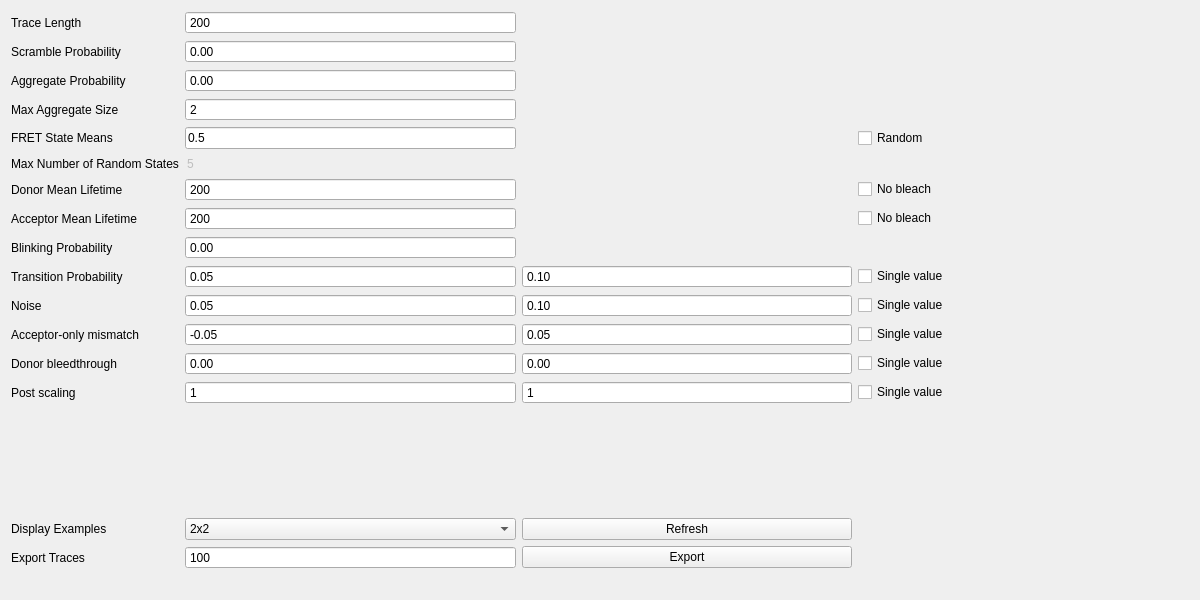
<?xml version="1.0" encoding="UTF-8"?>
<ui version="4.0">
 <class>MainWindow</class>
 <widget class="QMainWindow" name="MainWindow">
  <property name="geometry">
   <rect>
    <x>0</x>
    <y>0</y>
    <width>1200</width>
    <height>600</height>
   </rect>
  </property>
  <property name="minimumSize">
   <size>
    <width>1200</width>
    <height>600</height>
   </size>
  </property>
  <property name="maximumSize">
   <size>
    <width>5000</width>
    <height>2000</height>
   </size>
  </property>
  <property name="focusPolicy">
   <enum>Qt::ClickFocus</enum>
  </property>
  <property name="windowTitle">
   <string notr="true">Fiddle</string>
  </property>
  <property name="statusTip">
   <string notr="true"/>
  </property>
  <property name="whatsThis">
   <string notr="true"/>
  </property>
  <property name="accessibleName">
   <string notr="true"/>
  </property>
  <property name="autoFillBackground">
   <bool>false</bool>
  </property>
  <property name="styleSheet">
   <string notr="true"/>
  </property>
  <property name="documentMode">
   <bool>false</bool>
  </property>
  <property name="dockNestingEnabled">
   <bool>false</bool>
  </property>
  <property name="unifiedTitleAndToolBarOnMac">
   <bool>false</bool>
  </property>
  <widget class="QWidget" name="centralWidget">
   <property name="styleSheet">
    <string notr="true">background rgb(0,0,0)</string>
   </property>
   <layout class="QGridLayout" name="gridLayout_2">
    <item row="1" column="2">
     <layout class="QHBoxLayout" name="mpl_LayoutBox"/>
    </item>
    <item row="1" column="1">
     <layout class="QGridLayout" name="gridLayout">
      <property name="sizeConstraint">
       <enum>QLayout::SetDefaultConstraint</enum>
      </property>
      <property name="verticalSpacing">
       <number>-1</number>
      </property>
      <item row="7" column="1">
       <widget class="QSpinBox" name="inputAcceptorMeanLifetime">
        <property name="sizePolicy">
         <sizepolicy hsizetype="Preferred" vsizetype="Fixed">
          <horstretch>0</horstretch>
          <verstretch>0</verstretch>
         </sizepolicy>
        </property>
        <property name="styleSheet">
         <string notr="true"/>
        </property>
        <property name="buttonSymbols">
         <enum>QAbstractSpinBox::NoButtons</enum>
        </property>
        <property name="correctionMode">
         <enum>QAbstractSpinBox::CorrectToPreviousValue</enum>
        </property>
        <property name="keyboardTracking">
         <bool>false</bool>
        </property>
        <property name="minimum">
         <number>1</number>
        </property>
        <property name="maximum">
         <number>9999</number>
        </property>
        <property name="value">
         <number>200</number>
        </property>
       </widget>
      </item>
      <item row="12" column="2">
       <widget class="QDoubleSpinBox" name="inputBleedthroughHi">
        <property name="sizePolicy">
         <sizepolicy hsizetype="Preferred" vsizetype="Fixed">
          <horstretch>0</horstretch>
          <verstretch>0</verstretch>
         </sizepolicy>
        </property>
        <property name="styleSheet">
         <string notr="true"/>
        </property>
        <property name="buttonSymbols">
         <enum>QAbstractSpinBox::NoButtons</enum>
        </property>
        <property name="correctionMode">
         <enum>QAbstractSpinBox::CorrectToPreviousValue</enum>
        </property>
        <property name="keyboardTracking">
         <bool>false</bool>
        </property>
        <property name="minimum">
         <double>0.000000000000000</double>
        </property>
        <property name="maximum">
         <double>1.000000000000000</double>
        </property>
        <property name="value">
         <double>0.000000000000000</double>
        </property>
       </widget>
      </item>
      <item row="3" column="1">
       <widget class="QSpinBox" name="inputMaxAggregateSize">
        <property name="sizePolicy">
         <sizepolicy hsizetype="Preferred" vsizetype="Fixed">
          <horstretch>0</horstretch>
          <verstretch>0</verstretch>
         </sizepolicy>
        </property>
        <property name="minimumSize">
         <size>
          <width>0</width>
          <height>0</height>
         </size>
        </property>
        <property name="frame">
         <bool>true</bool>
        </property>
        <property name="alignment">
         <set>Qt::AlignLeading|Qt::AlignLeft|Qt::AlignVCenter</set>
        </property>
        <property name="buttonSymbols">
         <enum>QAbstractSpinBox::NoButtons</enum>
        </property>
        <property name="correctionMode">
         <enum>QAbstractSpinBox::CorrectToPreviousValue</enum>
        </property>
        <property name="keyboardTracking">
         <bool>false</bool>
        </property>
        <property name="minimum">
         <number>2</number>
        </property>
        <property name="maximum">
         <number>20</number>
        </property>
        <property name="value">
         <number>2</number>
        </property>
       </widget>
      </item>
      <item row="8" column="0">
       <widget class="QLabel" name="labelBlinkingProbability">
        <property name="sizePolicy">
         <sizepolicy hsizetype="Fixed" vsizetype="Preferred">
          <horstretch>0</horstretch>
          <verstretch>0</verstretch>
         </sizepolicy>
        </property>
        <property name="text">
         <string>Blinking Probability</string>
        </property>
       </widget>
      </item>
      <item row="6" column="0">
       <widget class="QLabel" name="labelDonorMeanLifetime">
        <property name="sizePolicy">
         <sizepolicy hsizetype="Fixed" vsizetype="Preferred">
          <horstretch>0</horstretch>
          <verstretch>0</verstretch>
         </sizepolicy>
        </property>
        <property name="text">
         <string>Donor Mean Lifetime</string>
        </property>
       </widget>
      </item>
      <item row="1" column="0">
       <widget class="QLabel" name="labelScrambleProbability">
        <property name="sizePolicy">
         <sizepolicy hsizetype="Fixed" vsizetype="Preferred">
          <horstretch>0</horstretch>
          <verstretch>0</verstretch>
         </sizepolicy>
        </property>
        <property name="text">
         <string>Scramble Probability</string>
        </property>
       </widget>
      </item>
      <item row="10" column="0">
       <widget class="QLabel" name="labelNoise">
        <property name="sizePolicy">
         <sizepolicy hsizetype="Fixed" vsizetype="Preferred">
          <horstretch>0</horstretch>
          <verstretch>0</verstretch>
         </sizepolicy>
        </property>
        <property name="text">
         <string>Noise</string>
        </property>
       </widget>
      </item>
      <item row="15" column="0">
       <widget class="QLabel" name="labelDisplay">
        <property name="sizePolicy">
         <sizepolicy hsizetype="Fixed" vsizetype="Preferred">
          <horstretch>0</horstretch>
          <verstretch>0</verstretch>
         </sizepolicy>
        </property>
        <property name="text">
         <string>Display Examples</string>
        </property>
       </widget>
      </item>
      <item row="9" column="3">
       <widget class="QCheckBox" name="checkBoxTransitionProbability">
        <property name="maximumSize">
         <size>
          <width>441</width>
          <height>16777215</height>
         </size>
        </property>
        <property name="text">
         <string>Single value</string>
        </property>
       </widget>
      </item>
      <item row="7" column="0">
       <widget class="QLabel" name="labelAcceptorMeanLifetime">
        <property name="sizePolicy">
         <sizepolicy hsizetype="Fixed" vsizetype="Preferred">
          <horstretch>0</horstretch>
          <verstretch>0</verstretch>
         </sizepolicy>
        </property>
        <property name="text">
         <string>Acceptor Mean Lifetime</string>
        </property>
       </widget>
      </item>
      <item row="2" column="1">
       <widget class="QDoubleSpinBox" name="inputAggregateProbability">
        <property name="sizePolicy">
         <sizepolicy hsizetype="Preferred" vsizetype="Fixed">
          <horstretch>0</horstretch>
          <verstretch>0</verstretch>
         </sizepolicy>
        </property>
        <property name="styleSheet">
         <string notr="true"/>
        </property>
        <property name="buttonSymbols">
         <enum>QAbstractSpinBox::NoButtons</enum>
        </property>
        <property name="correctionMode">
         <enum>QAbstractSpinBox::CorrectToPreviousValue</enum>
        </property>
        <property name="keyboardTracking">
         <bool>false</bool>
        </property>
        <property name="maximum">
         <double>1.000000000000000</double>
        </property>
        <property name="singleStep">
         <double>0.100000000000000</double>
        </property>
        <property name="value">
         <double>0.000000000000000</double>
        </property>
       </widget>
      </item>
      <item row="13" column="3">
       <widget class="QCheckBox" name="checkBoxScaler">
        <property name="maximumSize">
         <size>
          <width>441</width>
          <height>16777215</height>
         </size>
        </property>
        <property name="text">
         <string>Single value</string>
        </property>
       </widget>
      </item>
      <item row="15" column="2">
       <widget class="QPushButton" name="pushButtonRefresh">
        <property name="text">
         <string>Refresh</string>
        </property>
       </widget>
      </item>
      <item row="11" column="0">
       <widget class="QLabel" name="labelAAmismatch">
        <property name="sizePolicy">
         <sizepolicy hsizetype="Fixed" vsizetype="Preferred">
          <horstretch>0</horstretch>
          <verstretch>0</verstretch>
         </sizepolicy>
        </property>
        <property name="text">
         <string>Acceptor-only mismatch</string>
        </property>
       </widget>
      </item>
      <item row="1" column="1">
       <widget class="QDoubleSpinBox" name="inputScrambleProbability">
        <property name="sizePolicy">
         <sizepolicy hsizetype="Preferred" vsizetype="Fixed">
          <horstretch>0</horstretch>
          <verstretch>0</verstretch>
         </sizepolicy>
        </property>
        <property name="styleSheet">
         <string notr="true"/>
        </property>
        <property name="buttonSymbols">
         <enum>QAbstractSpinBox::NoButtons</enum>
        </property>
        <property name="correctionMode">
         <enum>QAbstractSpinBox::CorrectToPreviousValue</enum>
        </property>
        <property name="keyboardTracking">
         <bool>false</bool>
        </property>
        <property name="maximum">
         <double>1.000000000000000</double>
        </property>
        <property name="singleStep">
         <double>0.100000000000000</double>
        </property>
        <property name="value">
         <double>0.000000000000000</double>
        </property>
       </widget>
      </item>
      <item row="12" column="0">
       <widget class="QLabel" name="labelAAmismatch_2">
        <property name="sizePolicy">
         <sizepolicy hsizetype="Fixed" vsizetype="Preferred">
          <horstretch>0</horstretch>
          <verstretch>0</verstretch>
         </sizepolicy>
        </property>
        <property name="text">
         <string>Donor bleedthrough</string>
        </property>
       </widget>
      </item>
      <item row="2" column="0">
       <widget class="QLabel" name="labelAggregateProbability">
        <property name="sizePolicy">
         <sizepolicy hsizetype="Fixed" vsizetype="Preferred">
          <horstretch>0</horstretch>
          <verstretch>0</verstretch>
         </sizepolicy>
        </property>
        <property name="text">
         <string>Aggregate Probability</string>
        </property>
       </widget>
      </item>
      <item row="13" column="1">
       <widget class="QSpinBox" name="inputScalerLo">
        <property name="sizePolicy">
         <sizepolicy hsizetype="Preferred" vsizetype="Fixed">
          <horstretch>0</horstretch>
          <verstretch>0</verstretch>
         </sizepolicy>
        </property>
        <property name="styleSheet">
         <string notr="true"/>
        </property>
        <property name="buttonSymbols">
         <enum>QAbstractSpinBox::NoButtons</enum>
        </property>
        <property name="correctionMode">
         <enum>QAbstractSpinBox::CorrectToPreviousValue</enum>
        </property>
        <property name="keyboardTracking">
         <bool>false</bool>
        </property>
        <property name="minimum">
         <number>1</number>
        </property>
        <property name="maximum">
         <number>99999</number>
        </property>
       </widget>
      </item>
      <item row="6" column="1">
       <widget class="QSpinBox" name="inputDonorMeanLifetime">
        <property name="sizePolicy">
         <sizepolicy hsizetype="Preferred" vsizetype="Fixed">
          <horstretch>0</horstretch>
          <verstretch>0</verstretch>
         </sizepolicy>
        </property>
        <property name="styleSheet">
         <string notr="true"/>
        </property>
        <property name="buttonSymbols">
         <enum>QAbstractSpinBox::NoButtons</enum>
        </property>
        <property name="correctionMode">
         <enum>QAbstractSpinBox::CorrectToPreviousValue</enum>
        </property>
        <property name="keyboardTracking">
         <bool>false</bool>
        </property>
        <property name="minimum">
         <number>1</number>
        </property>
        <property name="maximum">
         <number>9999</number>
        </property>
        <property name="value">
         <number>200</number>
        </property>
       </widget>
      </item>
      <item row="13" column="0">
       <widget class="QLabel" name="labelScaler">
        <property name="sizePolicy">
         <sizepolicy hsizetype="Fixed" vsizetype="Preferred">
          <horstretch>0</horstretch>
          <verstretch>0</verstretch>
         </sizepolicy>
        </property>
        <property name="text">
         <string>Post scaling</string>
        </property>
       </widget>
      </item>
      <item row="9" column="1">
       <widget class="QDoubleSpinBox" name="inputTransitionProbabilityLo">
        <property name="sizePolicy">
         <sizepolicy hsizetype="Preferred" vsizetype="Fixed">
          <horstretch>0</horstretch>
          <verstretch>0</verstretch>
         </sizepolicy>
        </property>
        <property name="styleSheet">
         <string notr="true"/>
        </property>
        <property name="wrapping">
         <bool>false</bool>
        </property>
        <property name="frame">
         <bool>true</bool>
        </property>
        <property name="buttonSymbols">
         <enum>QAbstractSpinBox::NoButtons</enum>
        </property>
        <property name="correctionMode">
         <enum>QAbstractSpinBox::CorrectToPreviousValue</enum>
        </property>
        <property name="keyboardTracking">
         <bool>false</bool>
        </property>
        <property name="maximum">
         <double>1.000000000000000</double>
        </property>
        <property name="singleStep">
         <double>0.100000000000000</double>
        </property>
        <property name="value">
         <double>0.050000000000000</double>
        </property>
       </widget>
      </item>
      <item row="11" column="1">
       <widget class="QDoubleSpinBox" name="inputMismatchLo">
        <property name="sizePolicy">
         <sizepolicy hsizetype="Preferred" vsizetype="Fixed">
          <horstretch>0</horstretch>
          <verstretch>0</verstretch>
         </sizepolicy>
        </property>
        <property name="styleSheet">
         <string notr="true"/>
        </property>
        <property name="buttonSymbols">
         <enum>QAbstractSpinBox::NoButtons</enum>
        </property>
        <property name="correctionMode">
         <enum>QAbstractSpinBox::CorrectToPreviousValue</enum>
        </property>
        <property name="keyboardTracking">
         <bool>false</bool>
        </property>
        <property name="minimum">
         <double>-1.000000000000000</double>
        </property>
        <property name="maximum">
         <double>1.000000000000000</double>
        </property>
        <property name="value">
         <double>-0.050000000000000</double>
        </property>
       </widget>
      </item>
      <item row="4" column="1">
       <widget class="QLineEdit" name="inputFretStateMeans">
        <property name="sizePolicy">
         <sizepolicy hsizetype="Preferred" vsizetype="Fixed">
          <horstretch>0</horstretch>
          <verstretch>0</verstretch>
         </sizepolicy>
        </property>
        <property name="text">
         <string>0.5</string>
        </property>
       </widget>
      </item>
      <item row="13" column="2">
       <widget class="QSpinBox" name="inputScalerHi">
        <property name="sizePolicy">
         <sizepolicy hsizetype="Preferred" vsizetype="Fixed">
          <horstretch>0</horstretch>
          <verstretch>0</verstretch>
         </sizepolicy>
        </property>
        <property name="styleSheet">
         <string notr="true"/>
        </property>
        <property name="buttonSymbols">
         <enum>QAbstractSpinBox::NoButtons</enum>
        </property>
        <property name="correctionMode">
         <enum>QAbstractSpinBox::CorrectToPreviousValue</enum>
        </property>
        <property name="keyboardTracking">
         <bool>false</bool>
        </property>
        <property name="minimum">
         <number>1</number>
        </property>
        <property name="maximum">
         <number>99999</number>
        </property>
       </widget>
      </item>
      <item row="3" column="0">
       <widget class="QLabel" name="labelMaxAggregateSize">
        <property name="sizePolicy">
         <sizepolicy hsizetype="Fixed" vsizetype="Preferred">
          <horstretch>0</horstretch>
          <verstretch>0</verstretch>
         </sizepolicy>
        </property>
        <property name="text">
         <string>Max Aggregate Size</string>
        </property>
       </widget>
      </item>
      <item row="12" column="1">
       <widget class="QDoubleSpinBox" name="inputBleedthroughLo">
        <property name="sizePolicy">
         <sizepolicy hsizetype="Preferred" vsizetype="Fixed">
          <horstretch>0</horstretch>
          <verstretch>0</verstretch>
         </sizepolicy>
        </property>
        <property name="styleSheet">
         <string notr="true"/>
        </property>
        <property name="buttonSymbols">
         <enum>QAbstractSpinBox::NoButtons</enum>
        </property>
        <property name="correctionMode">
         <enum>QAbstractSpinBox::CorrectToPreviousValue</enum>
        </property>
        <property name="keyboardTracking">
         <bool>false</bool>
        </property>
        <property name="minimum">
         <double>0.000000000000000</double>
        </property>
        <property name="maximum">
         <double>1.000000000000000</double>
        </property>
        <property name="value">
         <double>0.000000000000000</double>
        </property>
       </widget>
      </item>
      <item row="6" column="3">
       <widget class="QCheckBox" name="checkBoxDlifetime">
        <property name="maximumSize">
         <size>
          <width>441</width>
          <height>16777215</height>
         </size>
        </property>
        <property name="text">
         <string>No bleach</string>
        </property>
       </widget>
      </item>
      <item row="10" column="2">
       <widget class="QDoubleSpinBox" name="inputNoiseHi">
        <property name="sizePolicy">
         <sizepolicy hsizetype="Preferred" vsizetype="Fixed">
          <horstretch>0</horstretch>
          <verstretch>0</verstretch>
         </sizepolicy>
        </property>
        <property name="styleSheet">
         <string notr="true"/>
        </property>
        <property name="buttonSymbols">
         <enum>QAbstractSpinBox::NoButtons</enum>
        </property>
        <property name="correctionMode">
         <enum>QAbstractSpinBox::CorrectToPreviousValue</enum>
        </property>
        <property name="keyboardTracking">
         <bool>false</bool>
        </property>
        <property name="value">
         <double>0.100000000000000</double>
        </property>
       </widget>
      </item>
      <item row="10" column="1">
       <widget class="QDoubleSpinBox" name="inputNoiseLo">
        <property name="sizePolicy">
         <sizepolicy hsizetype="Preferred" vsizetype="Fixed">
          <horstretch>0</horstretch>
          <verstretch>0</verstretch>
         </sizepolicy>
        </property>
        <property name="styleSheet">
         <string notr="true"/>
        </property>
        <property name="buttonSymbols">
         <enum>QAbstractSpinBox::NoButtons</enum>
        </property>
        <property name="correctionMode">
         <enum>QAbstractSpinBox::CorrectToPreviousValue</enum>
        </property>
        <property name="keyboardTracking">
         <bool>false</bool>
        </property>
        <property name="value">
         <double>0.050000000000000</double>
        </property>
       </widget>
      </item>
      <item row="14" column="0">
       <spacer name="verticalSpacer">
        <property name="orientation">
         <enum>Qt::Vertical</enum>
        </property>
        <property name="sizeHint" stdset="0">
         <size>
          <width>20</width>
          <height>40</height>
         </size>
        </property>
       </spacer>
      </item>
      <item row="0" column="1">
       <widget class="QSpinBox" name="inputTraceLength">
        <property name="sizePolicy">
         <sizepolicy hsizetype="Preferred" vsizetype="Fixed">
          <horstretch>0</horstretch>
          <verstretch>0</verstretch>
         </sizepolicy>
        </property>
        <property name="styleSheet">
         <string notr="true"/>
        </property>
        <property name="buttonSymbols">
         <enum>QAbstractSpinBox::NoButtons</enum>
        </property>
        <property name="correctionMode">
         <enum>QAbstractSpinBox::CorrectToPreviousValue</enum>
        </property>
        <property name="keyboardTracking">
         <bool>false</bool>
        </property>
        <property name="minimum">
         <number>10</number>
        </property>
        <property name="maximum">
         <number>1000</number>
        </property>
        <property name="value">
         <number>200</number>
        </property>
       </widget>
      </item>
      <item row="4" column="0">
       <widget class="QLabel" name="labelFretStateMeans">
        <property name="sizePolicy">
         <sizepolicy hsizetype="Fixed" vsizetype="Preferred">
          <horstretch>0</horstretch>
          <verstretch>0</verstretch>
         </sizepolicy>
        </property>
        <property name="text">
         <string>FRET State Means</string>
        </property>
       </widget>
      </item>
      <item row="9" column="2">
       <widget class="QDoubleSpinBox" name="inputTransitionProbabilityHi">
        <property name="sizePolicy">
         <sizepolicy hsizetype="Preferred" vsizetype="Fixed">
          <horstretch>0</horstretch>
          <verstretch>0</verstretch>
         </sizepolicy>
        </property>
        <property name="styleSheet">
         <string notr="true"/>
        </property>
        <property name="wrapping">
         <bool>false</bool>
        </property>
        <property name="frame">
         <bool>true</bool>
        </property>
        <property name="buttonSymbols">
         <enum>QAbstractSpinBox::NoButtons</enum>
        </property>
        <property name="correctionMode">
         <enum>QAbstractSpinBox::CorrectToPreviousValue</enum>
        </property>
        <property name="keyboardTracking">
         <bool>false</bool>
        </property>
        <property name="maximum">
         <double>1.000000000000000</double>
        </property>
        <property name="singleStep">
         <double>0.100000000000000</double>
        </property>
        <property name="value">
         <double>0.100000000000000</double>
        </property>
       </widget>
      </item>
      <item row="11" column="3">
       <widget class="QCheckBox" name="checkBoxMismatch">
        <property name="maximumSize">
         <size>
          <width>441</width>
          <height>16777215</height>
         </size>
        </property>
        <property name="text">
         <string>Single value</string>
        </property>
       </widget>
      </item>
      <item row="10" column="3">
       <widget class="QCheckBox" name="checkBoxNoise">
        <property name="maximumSize">
         <size>
          <width>441</width>
          <height>16777215</height>
         </size>
        </property>
        <property name="text">
         <string>Single value</string>
        </property>
       </widget>
      </item>
      <item row="9" column="0">
       <widget class="QLabel" name="labelTransitionProbability">
        <property name="sizePolicy">
         <sizepolicy hsizetype="Fixed" vsizetype="Preferred">
          <horstretch>0</horstretch>
          <verstretch>0</verstretch>
         </sizepolicy>
        </property>
        <property name="text">
         <string>Transition Probability</string>
        </property>
       </widget>
      </item>
      <item row="8" column="1">
       <widget class="QDoubleSpinBox" name="inputBlinkingProbability">
        <property name="sizePolicy">
         <sizepolicy hsizetype="Preferred" vsizetype="Fixed">
          <horstretch>0</horstretch>
          <verstretch>0</verstretch>
         </sizepolicy>
        </property>
        <property name="styleSheet">
         <string notr="true"/>
        </property>
        <property name="buttonSymbols">
         <enum>QAbstractSpinBox::NoButtons</enum>
        </property>
        <property name="correctionMode">
         <enum>QAbstractSpinBox::CorrectToPreviousValue</enum>
        </property>
        <property name="keyboardTracking">
         <bool>false</bool>
        </property>
        <property name="maximum">
         <double>1.000000000000000</double>
        </property>
       </widget>
      </item>
      <item row="16" column="0">
       <widget class="QLabel" name="labelExport">
        <property name="sizePolicy">
         <sizepolicy hsizetype="Fixed" vsizetype="Preferred">
          <horstretch>0</horstretch>
          <verstretch>0</verstretch>
         </sizepolicy>
        </property>
        <property name="text">
         <string>Export Traces</string>
        </property>
       </widget>
      </item>
      <item row="11" column="2">
       <widget class="QDoubleSpinBox" name="inputMismatchHi">
        <property name="sizePolicy">
         <sizepolicy hsizetype="Preferred" vsizetype="Fixed">
          <horstretch>0</horstretch>
          <verstretch>0</verstretch>
         </sizepolicy>
        </property>
        <property name="styleSheet">
         <string notr="true"/>
        </property>
        <property name="buttonSymbols">
         <enum>QAbstractSpinBox::NoButtons</enum>
        </property>
        <property name="correctionMode">
         <enum>QAbstractSpinBox::CorrectToPreviousValue</enum>
        </property>
        <property name="keyboardTracking">
         <bool>false</bool>
        </property>
        <property name="value">
         <double>0.050000000000000</double>
        </property>
       </widget>
      </item>
      <item row="4" column="3">
       <widget class="QCheckBox" name="checkBoxRandomState">
        <property name="maximumSize">
         <size>
          <width>441</width>
          <height>16777215</height>
         </size>
        </property>
        <property name="text">
         <string>Random</string>
        </property>
       </widget>
      </item>
      <item row="5" column="1">
       <widget class="QSpinBox" name="inputMaxRandomStates">
        <property name="enabled">
         <bool>false</bool>
        </property>
        <property name="frame">
         <bool>false</bool>
        </property>
        <property name="buttonSymbols">
         <enum>QAbstractSpinBox::NoButtons</enum>
        </property>
        <property name="keyboardTracking">
         <bool>true</bool>
        </property>
        <property name="minimum">
         <number>1</number>
        </property>
        <property name="maximum">
         <number>5</number>
        </property>
        <property name="value">
         <number>5</number>
        </property>
       </widget>
      </item>
      <item row="15" column="1">
       <widget class="QComboBox" name="examplesComboBox">
        <property name="sizeAdjustPolicy">
         <enum>QComboBox::AdjustToContents</enum>
        </property>
        <property name="frame">
         <bool>true</bool>
        </property>
        <item>
         <property name="text">
          <string>2x2</string>
         </property>
        </item>
        <item>
         <property name="text">
          <string>3x3</string>
         </property>
        </item>
        <item>
         <property name="text">
          <string>4x4</string>
         </property>
        </item>
       </widget>
      </item>
      <item row="0" column="0">
       <widget class="QLabel" name="labelTraceLength">
        <property name="sizePolicy">
         <sizepolicy hsizetype="Fixed" vsizetype="Preferred">
          <horstretch>0</horstretch>
          <verstretch>0</verstretch>
         </sizepolicy>
        </property>
        <property name="text">
         <string>Trace Length</string>
        </property>
       </widget>
      </item>
      <item row="17" column="0">
       <widget class="QLabel" name="labelNumberOfTraces_2">
        <property name="sizePolicy">
         <sizepolicy hsizetype="Fixed" vsizetype="Preferred">
          <horstretch>0</horstretch>
          <verstretch>0</verstretch>
         </sizepolicy>
        </property>
        <property name="text">
         <string/>
        </property>
       </widget>
      </item>
      <item row="16" column="1">
       <widget class="QSpinBox" name="inputNumberOfTraces">
        <property name="sizePolicy">
         <sizepolicy hsizetype="Preferred" vsizetype="Fixed">
          <horstretch>0</horstretch>
          <verstretch>0</verstretch>
         </sizepolicy>
        </property>
        <property name="styleSheet">
         <string notr="true"/>
        </property>
        <property name="buttonSymbols">
         <enum>QAbstractSpinBox::NoButtons</enum>
        </property>
        <property name="correctionMode">
         <enum>QAbstractSpinBox::CorrectToPreviousValue</enum>
        </property>
        <property name="keyboardTracking">
         <bool>false</bool>
        </property>
        <property name="maximum">
         <number>999999</number>
        </property>
        <property name="value">
         <number>100</number>
        </property>
       </widget>
      </item>
      <item row="5" column="0">
       <widget class="QLabel" name="labelRandomStatesMax">
        <property name="sizePolicy">
         <sizepolicy hsizetype="Fixed" vsizetype="Preferred">
          <horstretch>0</horstretch>
          <verstretch>0</verstretch>
         </sizepolicy>
        </property>
        <property name="text">
         <string>Max Number of Random States</string>
        </property>
       </widget>
      </item>
      <item row="12" column="3">
       <widget class="QCheckBox" name="checkBoxBleedthrough">
        <property name="maximumSize">
         <size>
          <width>441</width>
          <height>16777215</height>
         </size>
        </property>
        <property name="text">
         <string>Single value</string>
        </property>
       </widget>
      </item>
      <item row="7" column="3">
       <widget class="QCheckBox" name="checkBoxALifetime">
        <property name="maximumSize">
         <size>
          <width>441</width>
          <height>16777215</height>
         </size>
        </property>
        <property name="text">
         <string>No bleach</string>
        </property>
       </widget>
      </item>
      <item row="16" column="2">
       <widget class="QPushButton" name="pushButtonExport">
        <property name="text">
         <string>Export</string>
        </property>
       </widget>
      </item>
     </layout>
    </item>
   </layout>
  </widget>
 </widget>
 <layoutdefault spacing="6" margin="11"/>
 <tabstops>
  <tabstop>inputTraceLength</tabstop>
  <tabstop>inputScrambleProbability</tabstop>
  <tabstop>inputAggregateProbability</tabstop>
  <tabstop>inputMaxAggregateSize</tabstop>
  <tabstop>inputFretStateMeans</tabstop>
  <tabstop>checkBoxRandomState</tabstop>
  <tabstop>inputMaxRandomStates</tabstop>
  <tabstop>inputDonorMeanLifetime</tabstop>
  <tabstop>checkBoxDlifetime</tabstop>
  <tabstop>inputAcceptorMeanLifetime</tabstop>
  <tabstop>checkBoxALifetime</tabstop>
  <tabstop>inputBlinkingProbability</tabstop>
  <tabstop>inputTransitionProbabilityLo</tabstop>
  <tabstop>inputTransitionProbabilityHi</tabstop>
  <tabstop>checkBoxTransitionProbability</tabstop>
  <tabstop>inputNoiseLo</tabstop>
  <tabstop>inputNoiseHi</tabstop>
  <tabstop>checkBoxNoise</tabstop>
  <tabstop>inputMismatchLo</tabstop>
  <tabstop>inputMismatchHi</tabstop>
  <tabstop>checkBoxMismatch</tabstop>
  <tabstop>inputBleedthroughLo</tabstop>
  <tabstop>inputBleedthroughHi</tabstop>
  <tabstop>checkBoxBleedthrough</tabstop>
  <tabstop>inputScalerLo</tabstop>
  <tabstop>inputScalerHi</tabstop>
  <tabstop>checkBoxScaler</tabstop>
  <tabstop>examplesComboBox</tabstop>
  <tabstop>pushButtonRefresh</tabstop>
  <tabstop>inputNumberOfTraces</tabstop>
  <tabstop>pushButtonExport</tabstop>
 </tabstops>
 <resources/>
 <connections/>
</ui>
